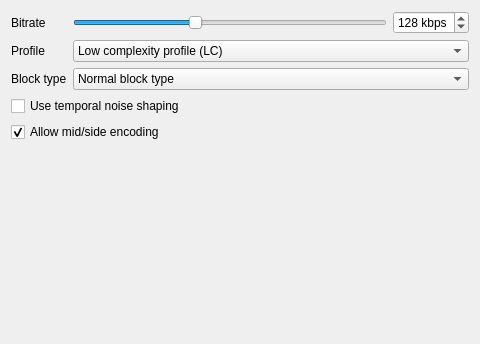
<?xml version="1.0" encoding="UTF-8"?>
<ui version="4.0">
 <class>TranscoderOptionsAAC</class>
 <widget class="QWidget" name="TranscoderOptionsAAC">
  <property name="geometry">
   <rect>
    <x>0</x>
    <y>0</y>
    <width>480</width>
    <height>344</height>
   </rect>
  </property>
  <property name="windowTitle">
   <string>Form</string>
  </property>
  <layout class="QFormLayout" name="formLayout">
   <item row="0" column="0">
    <widget class="QLabel" name="label">
     <property name="text">
      <string>Bitrate</string>
     </property>
    </widget>
   </item>
   <item row="0" column="1">
    <layout class="QHBoxLayout" name="horizontalLayout">
     <item>
      <widget class="QSlider" name="bitrate_slider">
       <property name="minimum">
        <number>8</number>
       </property>
       <property name="maximum">
        <number>320</number>
       </property>
       <property name="value">
        <number>128</number>
       </property>
       <property name="orientation">
        <enum>Qt::Horizontal</enum>
       </property>
      </widget>
     </item>
     <item>
      <widget class="QSpinBox" name="bitrate_spinbox">
       <property name="suffix">
        <string> kbps</string>
       </property>
       <property name="minimum">
        <number>8</number>
       </property>
       <property name="maximum">
        <number>320</number>
       </property>
       <property name="singleStep">
        <number>8</number>
       </property>
       <property name="value">
        <number>128</number>
       </property>
      </widget>
     </item>
    </layout>
   </item>
   <item row="1" column="0">
    <widget class="QLabel" name="label_2">
     <property name="text">
      <string>Profile</string>
     </property>
    </widget>
   </item>
   <item row="1" column="1">
    <widget class="QComboBox" name="profile">
     <property name="currentIndex">
      <number>1</number>
     </property>
     <item>
      <property name="text">
       <string>Main profile (MAIN)</string>
      </property>
     </item>
     <item>
      <property name="text">
       <string>Low complexity profile (LC)</string>
      </property>
     </item>
     <item>
      <property name="text">
       <string>Scalable sampling rate profile (SSR)</string>
      </property>
     </item>
     <item>
      <property name="text">
       <string>Long term prediction profile (LTP)</string>
      </property>
     </item>
    </widget>
   </item>
   <item row="4" column="0" colspan="2">
    <widget class="QCheckBox" name="tns">
     <property name="text">
      <string>Use temporal noise shaping</string>
     </property>
    </widget>
   </item>
   <item row="5" column="0" colspan="2">
    <widget class="QCheckBox" name="midside">
     <property name="text">
      <string>Allow mid/side encoding</string>
     </property>
     <property name="checked">
      <bool>true</bool>
     </property>
    </widget>
   </item>
   <item row="2" column="0">
    <widget class="QLabel" name="label_3">
     <property name="text">
      <string>Block type</string>
     </property>
    </widget>
   </item>
   <item row="2" column="1">
    <widget class="QComboBox" name="shortctl">
     <item>
      <property name="text">
       <string>Normal block type</string>
      </property>
     </item>
     <item>
      <property name="text">
       <string>No short blocks</string>
      </property>
     </item>
     <item>
      <property name="text">
       <string>No long blocks</string>
      </property>
     </item>
    </widget>
   </item>
  </layout>
 </widget>
 <tabstops>
  <tabstop>bitrate_slider</tabstop>
  <tabstop>bitrate_spinbox</tabstop>
  <tabstop>profile</tabstop>
  <tabstop>shortctl</tabstop>
  <tabstop>tns</tabstop>
  <tabstop>midside</tabstop>
 </tabstops>
 <resources/>
 <connections>
  <connection>
   <sender>bitrate_slider</sender>
   <signal>valueChanged(int)</signal>
   <receiver>bitrate_spinbox</receiver>
   <slot>setValue(int)</slot>
   <hints>
    <hint type="sourcelabel">
     <x>170</x>
     <y>29</y>
    </hint>
    <hint type="destinationlabel">
     <x>445</x>
     <y>24</y>
    </hint>
   </hints>
  </connection>
  <connection>
   <sender>bitrate_spinbox</sender>
   <signal>valueChanged(int)</signal>
   <receiver>bitrate_slider</receiver>
   <slot>setValue(int)</slot>
   <hints>
    <hint type="sourcelabel">
     <x>407</x>
     <y>18</y>
    </hint>
    <hint type="destinationlabel">
     <x>191</x>
     <y>29</y>
    </hint>
   </hints>
  </connection>
 </connections>
</ui>
